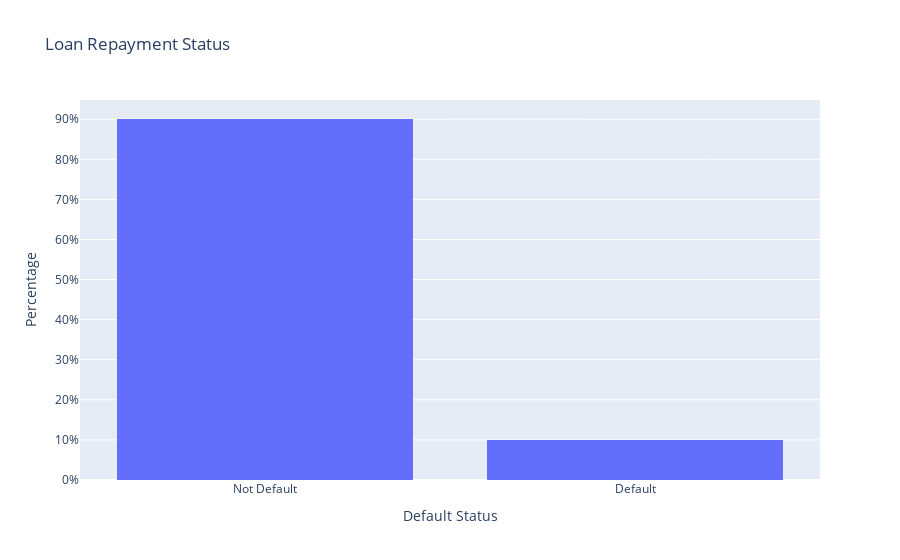

The cell this chart's notebook holds for it:
### Code cell
fig = px.histogram(
    data,
    x=cst.TARGET,
    title="Loan Repayment Status",
    histnorm="percent",
    category_orders={cst.TARGET: [0, 1]},
)

fig.update_xaxes(
    ticktext=["Not Default", "Default"], tickvals=[0, 1], title_text="Default Status"
)
fig.update_yaxes(title_text="Percentage", ticksuffix="%")
fig.update_layout(bargap=0.2)
fig.show()

### Figure 1 — Plotly figure (JSON) as saved in the notebook; plotly's stock layout.template omitted (floating-point values rounded to 4 significant figures; data arrays with more than 128 entries replaced by an {"elided": "..."} marker saying what was removed)
{"data": [{"bingroup": "x", "histnorm": "percent", "hovertemplate": "default=%{x}<br>percent=%{y}<extra></extra>", "legendgroup": "", "marker": {"color": "#636efa", "pattern": {"shape": ""}}, "name": "", "orientation": "v", "showlegend": false, "type": "histogram", "x": {"elided": "100000 int values"}, "xaxis": "x", "yaxis": "y"}], "layout": {"bargap": 0.2, "barmode": "relative", "legend": {"tracegroupgap": 0}, "title": {"text": "Loan Repayment Status"}, "xaxis": {"anchor": "y", "categoryarray": [0, 1], "categoryorder": "array", "domain": [0, 1], "ticktext": ["Not Default", "Default"], "tickvals": [0, 1], "title": {"text": "Default Status"}}, "yaxis": {"anchor": "x", "domain": [0, 1], "ticksuffix": "%", "title": {"text": "Percentage"}}}}
